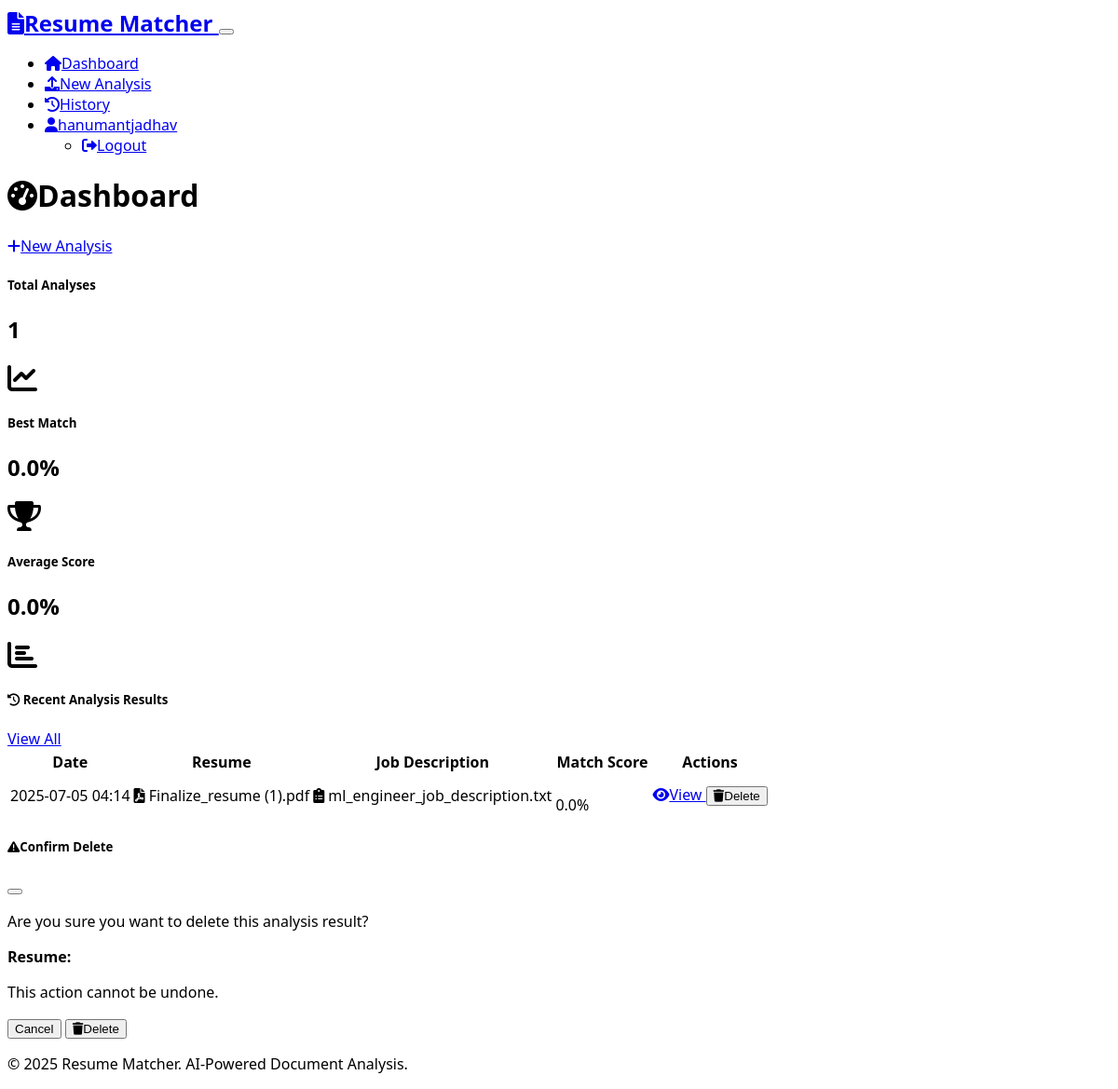
Page /dashboard (signed in) on the earlier database version.
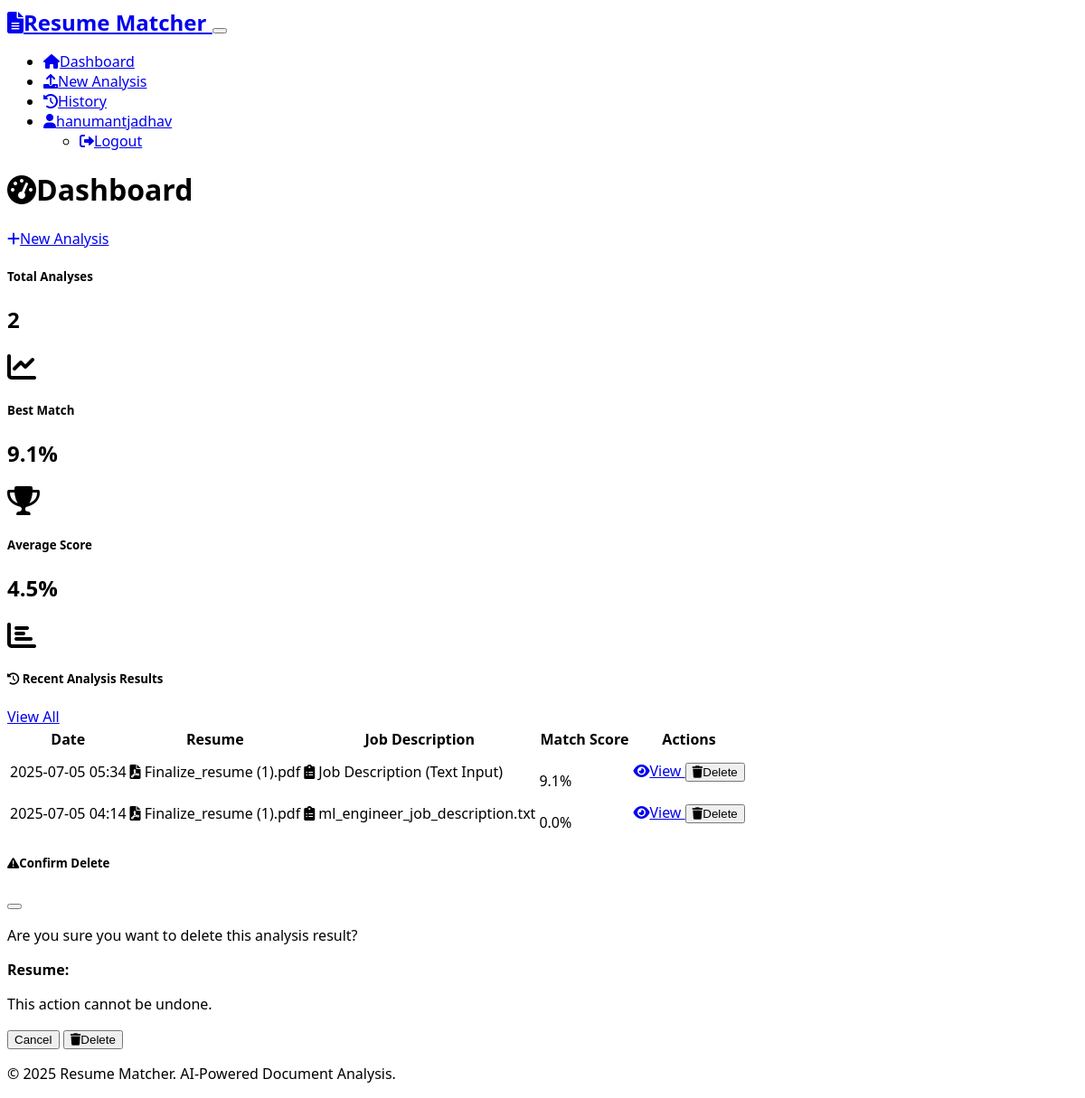
Same page on the later database version.
### models.py (models this page shows)
class User(UserMixin, db.Model):
    id = db.Column(db.Integer, primary_key=True)
    username = db.Column(db.String(64), unique=True, nullable=False)
    email = db.Column(db.String(120), unique=True, nullable=False)
    password_hash = db.Column(db.String(256), nullable=False)
    created_at = db.Column(db.DateTime, default=datetime.utcnow)
    match_results = db.relationship('MatchResult', backref='user', lazy=True, cascade='all, delete-orphan')

class MatchResult(db.Model):
    id = db.Column(db.Integer, primary_key=True)
    user_id = db.Column(db.Integer, db.ForeignKey('user.id'), nullable=False)
    resume_filename = db.Column(db.String(255), nullable=False)
    job_description_filename = db.Column(db.String(255), nullable=False)
    match_score = db.Column(db.Float, nullable=False)
    resume_keywords = db.Column(db.Text)  # JSON string
    job_keywords = db.Column(db.Text)  # JSON string
    suggestions = db.Column(db.Text)  # JSON string
    created_at = db.Column(db.DateTime, default=datetime.utcnow)

### routes.py (the view)
@app.route('/dashboard')
@login_required
def dashboard():
    recent_results = MatchResult.query.filter_by(user_id=current_user.id)\
                                    .order_by(MatchResult.created_at.desc())\
                                    .limit(5).all()
    return render_template('dashboard.html', recent_results=recent_results)

### app.py (called while the page is built)
@login_manager.user_loader
def load_user(user_id):
    from models import User
    return User.query.get(int(user_id))

### templates/dashboard.html (shortened to what this page needs)
{% extends "base.html" %}
{% block content %}
<div class="row">
    <div class="col-12">
        <div class="d-flex justify-content-between align-items-center mb-4">
            <h1><i class="fas fa-tachometer-alt me-2"></i>Dashboard</h1>
            <a href="{{ url_for('upload_files') }}" class="btn btn-primary">
                <i class="fas fa-plus me-1"></i>New Analysis
            </a>
        </div>
    </div>
</div>
<div class="row mb-4">
    <div class="col-md-4">
        <div class="card bg-primary text-white">
            <div class="card-body">
                <div class="d-flex align-items-center">
                    <div class="flex-grow-1">
                        <h5 class="card-title">Total Analyses</h5>
                        <h2 class="mb-0">{{ recent_results|length if show_all else recent_results|length }}</h2>
                    </div>
                    <div class="ms-3">
                        <i class="fas fa-chart-line fa-2x"></i>
                    </div>
                </div>
            </div>
        </div>
    </div>
    <div class="col-md-4">
        <div class="card bg-success text-white">
            <div class="card-body">
                <div class="d-flex align-items-center">
                    <div class="flex-grow-1">
                        <h5 class="card-title">Best Match</h5>
                        <h2 class="mb-0">
                            {% if recent_results %}
                                {{ "%.1f"|format(recent_results|map(attribute='match_score')|max) }}%
                            {% else %}
                                0%
                            {% endif %}
                        </h2>
                    </div>
                    <div class="ms-3">
                        <i class="fas fa-trophy fa-2x"></i>
                    </div>
                </div>
            </div>
        </div>
    </div>
    <div class="col-md-4">
        <div class="card bg-info text-white">
            <div class="card-body">
                <div class="d-flex align-items-center">
                    <div class="flex-grow-1">
                        <h5 class="card-title">Average Score</h5>
                        <h2 class="mb-0">
                            {% if recent_results %}
                                {{ "%.1f"|format(recent_results|map(attribute='match_score')|sum / recent_results|length) }}%
                            {% else %}
                                0%
                            {% endif %}
                        </h2>
                    </div>
                    <div class="ms-3">
                        <i class="fas fa-chart-bar fa-2x"></i>
                    </div>
                </div>
            </div>
        </div>
    </div>
</div>
<div class="row">
    <div class="col-12">
        <div class="card">
            <div class="card-header d-flex justify-content-between align-items-center">
                <h5 class="mb-0">
                    <i class="fas fa-history me-2"></i>
                    {% if show_all %}All Analysis Results{% else %}Recent Analysis Results{% endif %}
                </h5>
                {% if not show_all and recent_results|length > 0 %}
                    <a href="{{ url_for('view_history') }}" class="btn btn-outline-secondary btn-sm">View All</a>
                {% endif %}
            </div>
            <div class="card-body">
                {% if recent_results %}
                    <div class="table-responsive">
                        <table class="table table-hover">
                            <thead>
                                <tr>
                                    <th>Date</th>
                                    <th>Resume</th>
                                    <th>Job Description</th>
                                    <th>Match Score</th>
                                    <th>Actions</th>
                                </tr>
                            </thead>
                            <tbody>
                                {% for result in recent_results %}
                                <tr>
                                    <td>{{ result.created_at.strftime('%Y-%m-%d %H:%M') }}</td>
                                    <td>
                                        <i class="fas fa-file-pdf text-danger me-1"></i>
                                        {{ result.resume_filename }}
                                    </td>
                                    <td>
                                        <i class="fas fa-clipboard-list text-info me-1"></i>
                                        {% if result.job_description_filename == "Direct Input" %}
                                            Job Description (Text Input)
                                        {% else %}
                                            {{ result.job_description_filename }}
                                        {% endif %}
                                    </td>
                                    <td>
                                        <div class="d-flex align-items-center">
                                            <div class="progress me-2" style="width: 100px; height: 20px;">
                                            </div>
                                            <span class="fw-bold">{{ "%.1f"|format(result.match_score) }}%</span>
                                        </div>
                                    </td>
                                    <td>
                                        <div class="btn-group" role="group">
                                            <a href="{{ url_for('view_results', result_id=result.id) }}"
                                               class="btn btn-outline-primary btn-sm">
                                                <i class="fas fa-eye me-1"></i>View
                                            </a>
                                            <button type="button" class="btn btn-outline-danger btn-sm"
                                                    onclick="deleteResult({{ result.id }}, '{{ result.resume_filename }}')">
                                                <i class="fas fa-trash me-1"></i>Delete
                                            </button>
                                        </div>
                                    </td>
                                </tr>
                                {% endfor %}
                            </tbody>
                        </table>
                    </div>
                {% endif %}
            </div>
        </div>
    </div>
</div>
<div class="modal fade" id="deleteModal" tabindex="-1" aria-labelledby="deleteModalLabel" aria-hidden="true">
    <div class="modal-dialog">
        <div class="modal-content">
            <div class="modal-header">
                <h5 class="modal-title" id="deleteModalLabel">
                    <i class="fas fa-exclamation-triangle text-warning me-2"></i>Confirm Delete
                </h5>
                <button type="button" class="btn-close" data-bs-dismiss="modal" aria-label="Close"></button>
            </div>
            <div class="modal-body">
                <p>Are you sure you want to delete this analysis result?</p>
                <p><strong>Resume:</strong> </p>
                <p class="text-muted small">This action cannot be undone.</p>
            </div>
            <div class="modal-footer">
                <button type="button" class="btn btn-secondary" data-bs-dismiss="modal">Cancel</button>
                <form id="deleteForm" method="POST" style="display: inline;">
                    <button type="submit" class="btn btn-danger">
                        <i class="fas fa-trash me-1"></i>Delete
                    </button>
                </form>
            </div>
        </div>
    </div>
</div>
{% endblock %}

### templates/base.html (shortened to what this page needs)
<!DOCTYPE html>
<html lang="en" data-bs-theme="dark">
<head>
    <link href="https://cdn.replit.com/agent/bootstrap-agent-dark-theme.min.css" rel="stylesheet">
    <link rel="stylesheet" href="https://cdnjs.cloudflare.com/ajax/libs/font-awesome/6.0.0/css/all.min.css">
    <link rel="stylesheet" href="{{ url_for('static', filename='css/style.css') }}">
</head>
<body>
    <nav class="navbar navbar-expand-lg navbar-dark bg-dark">
        <div class="container">
            <a class="navbar-brand" href="{{ url_for('dashboard') if current_user.is_authenticated else url_for('login') }}">
                <i class="fas fa-file-alt me-2"></i>Resume Matcher
            </a>
            <button class="navbar-toggler" type="button" data-bs-toggle="collapse" data-bs-target="#navbarNav">
            </button>
            <div class="collapse navbar-collapse" id="navbarNav">
                <ul class="navbar-nav ms-auto">
                    {% if current_user.is_authenticated %}
                        <li class="nav-item">
                            <a class="nav-link" href="{{ url_for('dashboard') }}">
                                <i class="fas fa-home me-1"></i>Dashboard
                            </a>
                        </li>
                        <li class="nav-item">
                            <a class="nav-link" href="{{ url_for('upload_files') }}">
                                <i class="fas fa-upload me-1"></i>New Analysis
                            </a>
                        </li>
                        <li class="nav-item">
                            <a class="nav-link" href="{{ url_for('view_history') }}">
                                <i class="fas fa-history me-1"></i>History
                            </a>
                        </li>
                        <li class="nav-item dropdown">
                            <a class="nav-link dropdown-toggle" href="#" role="button" data-bs-toggle="dropdown">
                                <i class="fas fa-user me-1"></i>{{ current_user.username }}
                            </a>
                            <ul class="dropdown-menu">
                                <li><a class="dropdown-item" href="{{ url_for('logout') }}">
                                    <i class="fas fa-sign-out-alt me-1"></i>Logout
                                </a></li>
                            </ul>
                        </li>
                    {% endif %}
                </ul>
            </div>
        </div>
    </nav>
    <main class="container mt-4">
        {% block content %}{% endblock %}
    </main>
    <footer class="bg-dark text-light mt-5 py-4">
        <div class="container text-center">
            <p>&copy; 2025 Resume Matcher. AI-Powered Document Analysis.</p>
        </div>
    </footer>
</body>
</html>

### static/css/style.css (style rules this page uses)
body { font-family: 'Segoe UI', Tahoma, Geneva, Verdana, sans-serif; }
.progress { border-radius: 10px; overflow: hidden; }
.card { transition: transform 0.2s ease, box-shadow 0.2s ease; }
.navbar-brand { font-weight: 600; font-size: 1.5rem; }
.btn { transition: all 0.2s ease; }
footer { margin-top: auto; }
[data-bs-theme="dark"] .card { background-color: var(--bs-dark); border-color: var(--bs-gray-700); }

Differences in the rows shown:
added MatchResult: created_at "2025-07-05 05:34", resume_filename "Finalize_resume (1).pdf", job_description_filename "Job Description (Text Input)", match_score "9.1"
Other differences:
{{ recent_results|length if show_all else recent_results|length }}: "1" → "2"
{{ "%.1f"|format(recent_results|map(attribute='match_score')|max) }}: "0.0" → "9.1"
text no longer shown: "0.0"
text now shown: "4.5"
